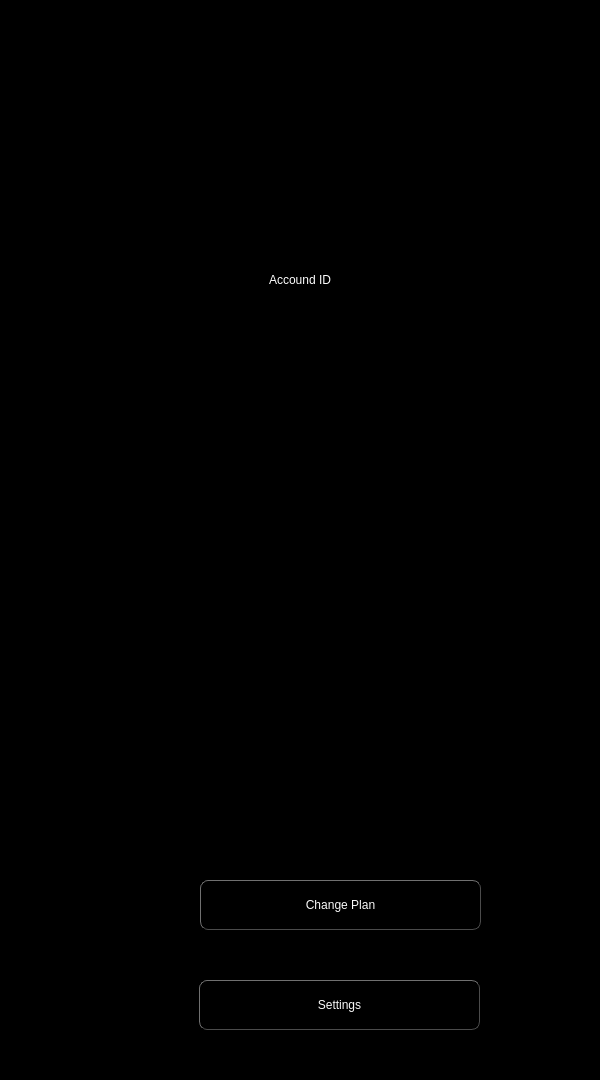
<?xml version="1.0" encoding="UTF-8"?>
<ui version="4.0">
 <class>Frame</class>
 <widget class="QFrame" name="Frame">
  <property name="geometry">
   <rect>
    <x>0</x>
    <y>0</y>
    <width>600</width>
    <height>1080</height>
   </rect>
  </property>
  <property name="windowTitle">
   <string>Frame</string>
  </property>
  <property name="styleSheet">
   <string notr="true">background: none;
background-color: rgb(0, 0, 0);</string>
  </property>
  <widget class="QPushButton" name="pushButton_6">
   <property name="geometry">
    <rect>
     <x>20</x>
     <y>30</y>
     <width>36</width>
     <height>36</height>
    </rect>
   </property>
   <property name="styleSheet">
    <string notr="true">background-color: rgb(0, 0, 0);
color: rgb(150, 150, 150);
border-style: outset;
border-radius: 18px;</string>
   </property>
   <property name="text">
    <string/>
   </property>
   <property name="icon">
    <iconset>
     <normaloff>icons/artificial-intelligence.png</normaloff>icons/artificial-intelligence.png</iconset>
   </property>
   <property name="iconSize">
    <size>
     <width>24</width>
     <height>24</height>
    </size>
   </property>
  </widget>
  <widget class="QPushButton" name="icon">
   <property name="geometry">
    <rect>
     <x>225</x>
     <y>80</y>
     <width>150</width>
     <height>150</height>
    </rect>
   </property>
   <property name="styleSheet">
    <string notr="true">background-color: rgb(0, 0, 0);
color: rgb(150, 150, 150);
border-style: outset;
border-radius: 15px;</string>
   </property>
   <property name="text">
    <string/>
   </property>
   <property name="icon">
    <iconset>
     <normaloff>../icons/account.png</normaloff>../icons/account.png</iconset>
   </property>
   <property name="iconSize">
    <size>
     <width>120</width>
     <height>120</height>
    </size>
   </property>
  </widget>
  <widget class="QPushButton" name="changePlanButton">
   <property name="geometry">
    <rect>
     <x>200</x>
     <y>880</y>
     <width>281</width>
     <height>50</height>
    </rect>
   </property>
   <property name="styleSheet">
    <string notr="true">background-color: rgb(0, 0, 0);
font: 57 11pt &quot;Quicksand Medium&quot;;
color: rgb(250, 250, 250);
border-color: rgb(75, 75, 75);
border-width: 1px;
border-style: outset;
border-radius: 8px;</string>
   </property>
   <property name="text">
    <string>Change Plan</string>
   </property>
  </widget>
  <widget class="QPushButton" name="pushButton_9">
   <property name="geometry">
    <rect>
     <x>160</x>
     <y>890</y>
     <width>30</width>
     <height>30</height>
    </rect>
   </property>
   <property name="styleSheet">
    <string notr="true">background-color: rgb(0, 0, 0);
color: rgb(150, 150, 150);
border-style: outset;
border-radius: 15px;</string>
   </property>
   <property name="text">
    <string/>
   </property>
   <property name="icon">
    <iconset>
     <normaloff>../icons/forward.png</normaloff>../icons/forward.png</iconset>
   </property>
   <property name="iconSize">
    <size>
     <width>30</width>
     <height>30</height>
    </size>
   </property>
  </widget>
  <widget class="QPushButton" name="settingsButton">
   <property name="geometry">
    <rect>
     <x>199</x>
     <y>980</y>
     <width>281</width>
     <height>50</height>
    </rect>
   </property>
   <property name="styleSheet">
    <string notr="true">background-color: rgb(0, 0, 0);
font: 57 11pt &quot;Quicksand Medium&quot;;
color: rgb(250, 250, 250);
border-color: rgb(75, 75, 75);
border-width: 1px;
border-style: outset;
border-radius: 8px;</string>
   </property>
   <property name="text">
    <string>Settings</string>
   </property>
  </widget>
  <widget class="QPushButton" name="pushButton_10">
   <property name="geometry">
    <rect>
     <x>160</x>
     <y>990</y>
     <width>30</width>
     <height>30</height>
    </rect>
   </property>
   <property name="styleSheet">
    <string notr="true">background-color: rgb(0, 0, 0);
color: rgb(150, 150, 150);
border-style: outset;
border-radius: 15px;</string>
   </property>
   <property name="text">
    <string/>
   </property>
   <property name="icon">
    <iconset>
     <normaloff>../icons/setting.png</normaloff>../icons/setting.png</iconset>
   </property>
   <property name="iconSize">
    <size>
     <width>30</width>
     <height>30</height>
    </size>
   </property>
  </widget>
  <widget class="QLabel" name="idLabel">
   <property name="geometry">
    <rect>
     <x>10</x>
     <y>240</y>
     <width>580</width>
     <height>80</height>
    </rect>
   </property>
   <property name="styleSheet">
    <string notr="true">color: rgb(255, 255, 255);
font: 57 14pt &quot;Quicksand Medium&quot;;</string>
   </property>
   <property name="text">
    <string>&lt;html&gt;&lt;head/&gt;&lt;body&gt;&lt;p align=&quot;center&quot;&gt;Accound ID&lt;/p&gt;&lt;/body&gt;&lt;/html&gt;</string>
   </property>
   <property name="wordWrap">
    <bool>true</bool>
   </property>
  </widget>
 </widget>
 <resources/>
 <connections/>
</ui>
